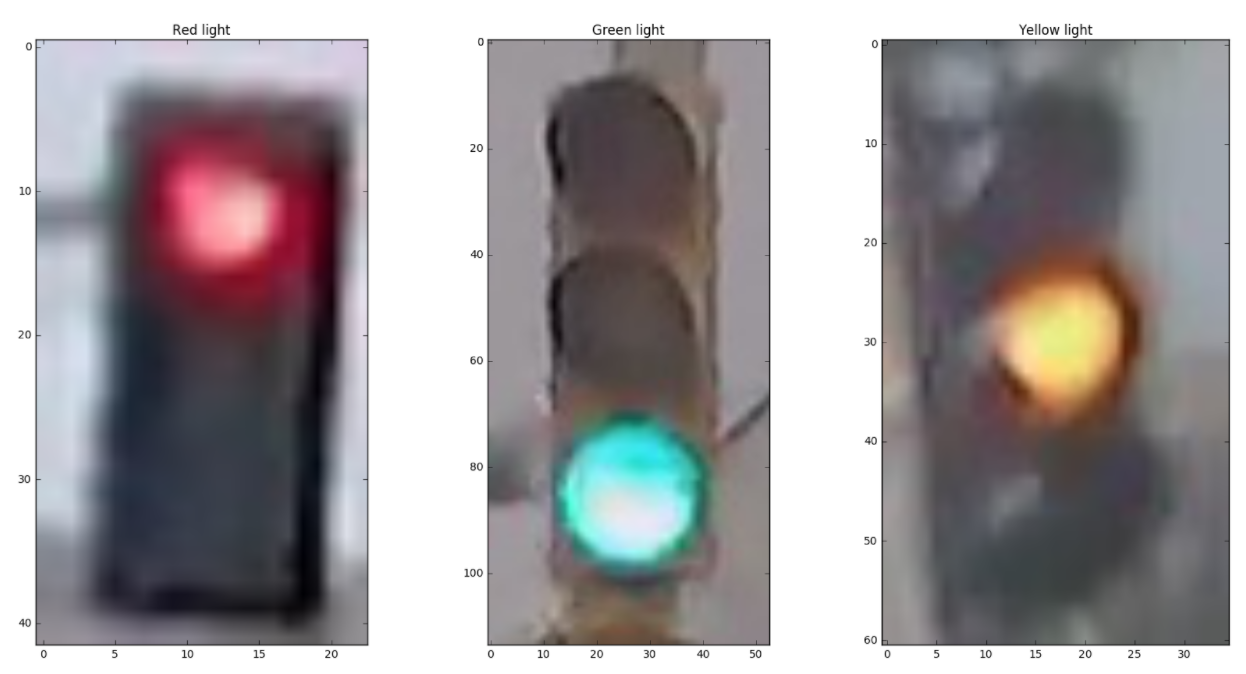
#> input picture images/all_lights.png, 1246 x 674 px, given as the content of the folder traffic_light_images/training/red, which was not available
$ jupyter execute Traffic_Light_Classifier.ipynb   (shell and % lines are left out)   (text cells are left out)
#> lines starting #> are read from the running program, lines starting #| are printed output that depends on the picture; long printed decimals are rounded; pictures that were not available may be replaced by others from this repository, and a replacement may not be noted
### helpers.py
# Helper functions

import os
import glob # library for loading images from a directory
import matplotlib.image as mpimg


# This function loads in images and their labels and places them in a list
# The list contains all images and their associated labels
# For example, after data is loaded, im_list[0][:] will be the first image-label pair in the list
def load_dataset(image_dir):

    # Populate this empty image list
#> called with image_dir = 'traffic_light_images/training/'
    im_list = []
    image_types = ["red", "yellow", "green"]

    # Iterate through each color folder
    for im_type in image_types:

        # Iterate through each image file in each image_type folder
        # glob reads in any image with the extension "image_dir/im_type/*"
        for file in glob.glob(os.path.join(image_dir, im_type, "*")):

            # Read in the image
            im = mpimg.imread(file)
#> im is the input picture: shape (674, 1246, 4) float32; mean R, G, B, A 0.619, 0.6, 0.608, 1

            # Check if the image exists/if it's been correctly read-in
            if not im is None:
                # Append the image, and it's type (red, green, yellow) to the image list
                im_list.append((im, im_type))

    return im_list

### test_functions.py
# All test code
import unittest
from IPython.display import Markdown, display


# Helper functions for printing markdown text (text in color/bold/etc)
def printmd(string):
    display(Markdown(string))

# Print a test failed message, given an error
def print_fail():
    printmd('**<span style="color: red;">TEST FAILED</span>**')

# Print a test passed message
def print_pass():
    printmd('**<span style="color: green;">TEST PASSED</span>**')


# A class holding all tests
class Tests(unittest.TestCase):


    # Tests the `one_hot_encode` function, which is passed in as an argument
    def test_one_hot(self, one_hot_function):

        # Test that the generated one-hot labels match the expected one-hot label
        # For all three cases (red, yellow, green)
        try:
            self.assertEqual([1,0,0], one_hot_function('red'))
            self.assertEqual([0,1,0], one_hot_function('yellow'))
            self.assertEqual([0,0,1], one_hot_function('green'))

        # If the function does *not* pass all 3 tests above, it enters this exception
        except self.failureException as e:
            # Print out an error message
            print_fail()
            print("Your function did not return the expected one-hot label.")
            print('\n'+str(e))
            return

        # Print out a "test passed" message
        print_pass()


    # Tests if any misclassified images are red but mistakenly classified as green
    def test_red_as_green(self, misclassified_images):
        # Loop through each misclassified image and the labels
        for im, predicted_label, true_label in misclassified_images:

            # Check if the image is one of a red light
            if(true_label == [1,0,0]):

                try:
                    # Check that it is NOT labeled as a green light
                    self.assertNotEqual(predicted_label, [0, 0, 1])
                except self.failureException as e:
                    # Print out an error message
                    print_fail()
                    print("Warning: A red light is classified as green.")
                    print('\n'+str(e))
                    return

        # No red lights are classified as green; test passed
        print_pass()

### Traffic_Light_Classifier.ipynb
[cell 1]
import cv2 # computer vision library
import helpers # helper functions

import random
import numpy as np
import matplotlib.pyplot as plt
import matplotlib.image as mpimg # for loading in images

[cell 2]
# Image data directories
IMAGE_DIR_TRAINING = "traffic_light_images/training/"
IMAGE_DIR_TEST = "traffic_light_images/test/"

[cell 3]
# Using the load_dataset function in helpers.py
# Load training data
IMAGE_LIST = helpers.load_dataset(IMAGE_DIR_TRAINING)
#> IMAGE_LIST = 3 items

[cell 4]
## TODO: Write code to display an image in IMAGE_LIST (try finding a yellow traffic light!)
## TODO: Print out 1. The shape of the image and 2. The image's label

# The first image in IMAGE_LIST is displayed below (without information about shape or label)
print("Find a specific light!")
for i in range(len(IMAGE_LIST)):
    selected_image = IMAGE_LIST[i][0]
    if IMAGE_LIST[i][1] == "green":
        plt.imshow(selected_image)
        print("image found at index : {}".format(i))
        break
#> this loop made 3 passes
#| image found at index : 2

[cell 5]
# This function should take in an RGB image and return a new, standardized version
def standardize_input(image):

    ## TODO: Resize image and pre-process so that all "standard" images are the same size
    resized_image = np.copy(image)
    resized_image = cv2.resize(resized_image, (32, 32))
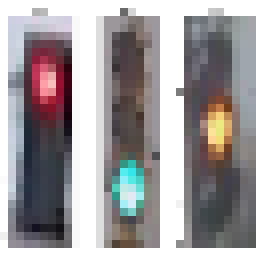
#> resized_image: shape (32, 32, 4) float32 (shown 8 times larger); mean R, G, B, A 0.62, 0.602, 0.61, 1
    cropped_image = resized_image.copy()
    cropped_image = cropped_image[4:-4,6:-6,:]
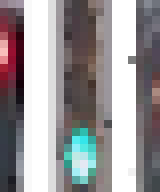
#> cropped_image: shape (24, 20, 4) float32 (shown 8 times larger); mean R, G, B, A 0.613, 0.599, 0.607, 1
    cropped_image = cv2.GaussianBlur(cropped_image, (3, 3), 0)
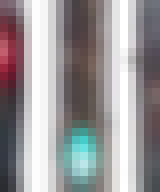
#> cropped_image: shape (24, 20, 4) float32 (shown 8 times larger); mean R, G, B, A 0.611, 0.598, 0.606, 1
    return cropped_image

image_num = 0
test_image = IMAGE_LIST[image_num][0]
standardized_image = standardize_input(test_image)


fig, ax = plt.subplots()
ax.imshow(test_image)
plt.title("Orignal Image")

fig, ax = plt.subplots()
ax.imshow(standardized_image)
plt.title("Standardized Image")

[cell 6]
## TODO: One hot encode an image label
## Given a label - "red", "green", or "yellow" - return a one-hot encoded label

# Examples:
# one_hot_encode("red") should return: [1, 0, 0]
# one_hot_encode("yellow") should return: [0, 1, 0]
# one_hot_encode("green") should return: [0, 0, 1]

def one_hot_encode(label):

    ## TODO: Create a one-hot encoded label that works for all classes of traffic lights
    one_hot_encoded = []
    if label == "red":
        one_hot_encoded = [1, 0, 0]
    elif label == "yellow":
        one_hot_encoded = [0, 1, 0]
    else:
        one_hot_encoded = [0, 0, 1]
    return one_hot_encoded

[cell 7]
# Importing the tests
import test_functions
tests = test_functions.Tests()

# Test for one_hot_encode function
tests.test_one_hot(one_hot_encode)

[cell 8]
def standardize(image_list):

    # Empty image data array
    standard_list = []

    # Iterate through all the image-label pairs
    for item in image_list:
        image = item[0]
        label = item[1]

        # Standardize the image
        standardized_im = standardize_input(image)
        # One-hot encode the label
        one_hot_label = one_hot_encode(label)

        # Append the image, and it's one hot encoded label to the full, processed list of image data
        standard_list.append((standardized_im, one_hot_label))
#> this loop made 3 passes
#> (label, one_hot_label) on passes 1 to 3: ('red', [1, 0, 0]), ('yellow', [0, 1, 0]), ('green', [0, 0, 1])
#> after the loop, standard_list = 3 items

    return standard_list

# Standardize all training images
STANDARDIZED_LIST = standardize(IMAGE_LIST)
#> STANDARDIZED_LIST = 3 items

[cell 9]
## TODO: Display a standardized image and its label

plt.imshow(STANDARDIZED_LIST[0][0])
print("The one_hot_label is: {}".format(STANDARDIZED_LIST[0][1]))
#| The one_hot_label is: [1, 0, 0]

[cell 10]
# Convert and image to HSV colorspace
# Visualize the individual color channels

image_num = 0
test_im = STANDARDIZED_LIST[image_num][0]
test_label = STANDARDIZED_LIST[image_num][1]
#> test_label = [1, 0, 0]

# Convert to HSV
hsv = cv2.cvtColor(test_im, cv2.COLOR_RGB2HSV)
#> hsv: shape (24, 20, 3) float32; mean H, S, V 214.8, 0.1, 0.6

# Print image label
print('Label [red, yellow, green]: ' + str(test_label))
#| Label [red, yellow, green]: [1, 0, 0]

# HSV channels
h = hsv[:,:,0]
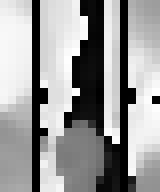
#> h: shape (24, 20) float32 (shown 8 times larger); min 0, max 359.6, mean 214.8; drawn with min black and max white
s = hsv[:,:,1]
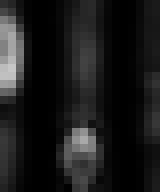
#> s: shape (24, 20) float32 (shown 8 times larger); min 0, max 0.78, mean 0.107
v = hsv[:,:,2]
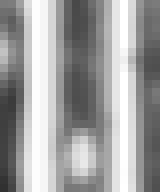
#> v: shape (24, 20) float32 (shown 8 times larger); min 0.195, max 1, mean 0.632

# Plot the original image and the three channels
f, (ax1, ax2, ax3, ax4) = plt.subplots(1, 4, figsize=(20,10))
ax1.set_title('Standardized image')
ax1.imshow(test_im)
ax2.set_title('H channel')
ax2.imshow(h, cmap='gray')
ax3.set_title('S channel')
ax3.imshow(s, cmap='gray')
ax4.set_title('V channel')
ax4.imshow(v, cmap='gray')

[cell 11]
# [25 lines of commented-out code are left out]

def avg_value(rgb_image):
    hsv_image = cv2.cvtColor(rgb_image, cv2.COLOR_RGB2HSV)
    area = hsv_image.shape[0]*hsv_image.shape[1]
    avg_val = np.sum(hsv_image[:, :, 2])/(area)
    return avg_val

def feature1(rgb_image):
    copy_image = rgb_image.copy()
    # divide the image into 3 parts roughly equal
    section = int(rgb_image.shape[0]/3)
    sectionx2 = section*2
    sectionx3 = section*3
    top_section = copy_image[0:section, :, :]
    mid_section = copy_image[section:sectionx2,:, :]
    low_section = copy_image[sectionx2:sectionx3, :, :]
    top_val = avg_value(top_section)
    mid_val = avg_value(mid_section)
    low_val = avg_value(low_section)
    return top_val, mid_val, low_val

[cell 12]
# (Optional) Add more image analysis and create more features
TEST_IMAGE_LIST = helpers.load_dataset(IMAGE_DIR_TEST)
#> TEST_IMAGE_LIST = 3 items

# Standardize the test data
STANDARDIZED_TEST_LIST = standardize(TEST_IMAGE_LIST)
#> the loop in standardize (call 2), `for item in image_list:` made 3 passes
#> STANDARDIZED_TEST_LIST = 3 items

[cell 13]
# This function should take in RGB image input
# Analyze that image using your feature creation code and output a one-hot encoded label
def estimate_label(rgb_image):

    ## TODO: Extract feature(s) from the RGB image and use those features to
    ## classify the image and output a one-hot encoded label
    predicted_label = []
    red, yellow, green = feature1(rgb_image)
    if (red > yellow and red > green):
        predicted_label = [1, 0, 0]
    elif yellow > green:
        predicted_label = [0, 1, 0]
    else:
        predicted_label = [0, 0, 1]
    return predicted_label

[cell 14]
# Using the load_dataset function in helpers.py
# Load test data
TEST_IMAGE_LIST = helpers.load_dataset(IMAGE_DIR_TEST)

# Standardize the test data
STANDARDIZED_TEST_LIST = standardize(TEST_IMAGE_LIST)

# Shuffle the standardized test data
random.shuffle(STANDARDIZED_TEST_LIST)

[cell 15]
# Constructs a list of misclassified images given a list of test images and their labels
# This will throw an AssertionError if labels are not standardized (one-hot encoded)

def get_misclassified_images(test_images):
    # Track misclassified images by placing them into a list
    misclassified_images_labels = []

    # Iterate through all the test images
    # Classify each image and compare to the true label
    for image in test_images:

        # Get true data
        im = image[0]
        true_label = image[1]
        assert(len(true_label) == 3), "The true_label is not the expected length (3)."

        # Get predicted label from your classifier
        predicted_label = estimate_label(im)
        assert(len(predicted_label) == 3), "The predicted_label is not the expected length (3)."

        # Compare true and predicted labels
        if(predicted_label != true_label):
            # If these labels are not equal, the image has been misclassified
            misclassified_images_labels.append((im, predicted_label, true_label))
#> this loop made 3 passes
#> after the loop, misclassified_images_labels = 2 items

    # Return the list of misclassified [image, predicted_label, true_label] values
    return misclassified_images_labels


# Find all misclassified images in a given test set
MISCLASSIFIED = get_misclassified_images(STANDARDIZED_TEST_LIST)
#> MISCLASSIFIED = 2 items

# Accuracy calculations
total = len(STANDARDIZED_TEST_LIST)
#> total = 3
num_correct = total - len(MISCLASSIFIED)
#> num_correct = 1
accuracy = num_correct/total
#> accuracy = 0.333

print('Accuracy: ' + str(accuracy))
#| Accuracy: 0.3333
print("Number of misclassified images = " + str(len(MISCLASSIFIED)) +' out of '+ str(total))
#| Number of misclassified images = 2 out of 3

[cell 16]
# Visualize misclassified example(s)
## TODO: Display an image in the `MISCLASSIFIED` list
## TODO: Print out its predicted label - to see what the image *was* incorrectly classified as
print("Total Missclassified = {}".format(len(MISCLASSIFIED)))
#| Total Missclassified = 2
for i in range(len(MISCLASSIFIED)):
    fig, ax = plt.subplots()
    plt.imshow(MISCLASSIFIED[i][0])
    plt.title("Predicted : {}".format(MISCLASSIFIED[i][1]))
#> this loop made 2 passes
#> the loop in test_red_as_green, `for im, predicted_label, true_label in misclassified_images:` made 1 pass
#> (predicted_label, true_label) on pass 1: ([0, 0, 1], [1, 0, 0])
#| Warning: A red light is classified as green.
#| [0, 0, 1] == [0, 0, 1]
